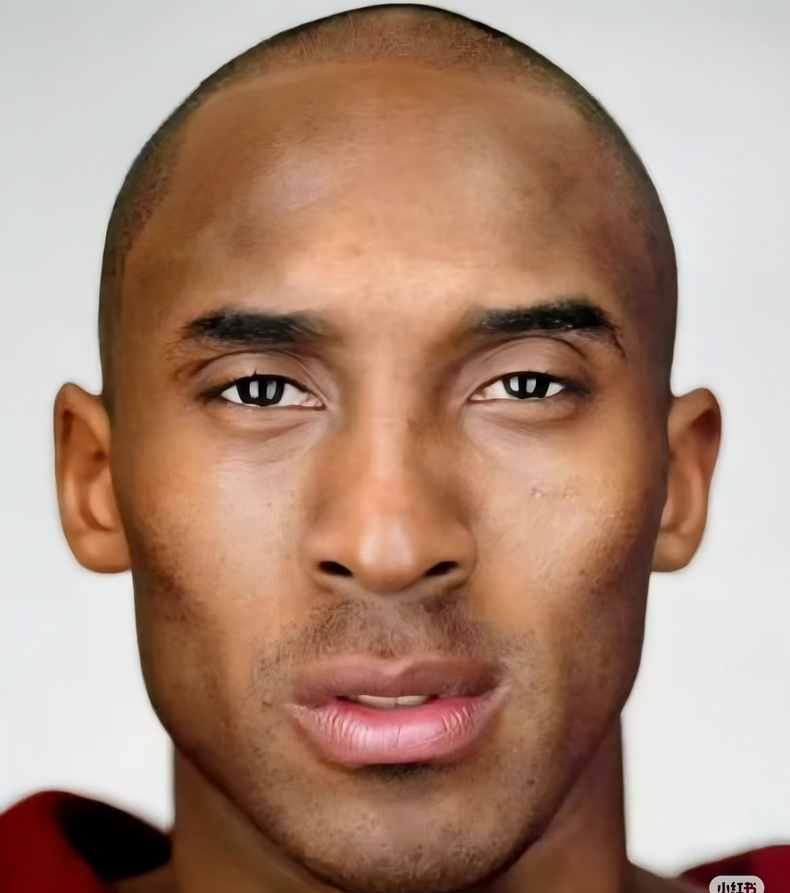
#> input picture data/original_images/image10.jpg, 790 x 893 px, shrunk from 1170 x 1322 before the run
$ python -i hair_refine.py   (imports and definitions only)   (older library calls are emulated)
#> lines starting #> are read from the running program, lines starting #| are printed output that depends on the picture
# -*- coding: utf-8 -*-
"""
Step 3 — 头发精修算法 (Frangi + Gabor + 各向异性扩展)

核心思想:
  传统形态学膨胀会无差别扩展所有方向, 导致白边。
  本算法只在"确实有头发"的位置做有距离上限的定向扩展。

三通道检测:
  1. Frangi Vesselness (Frangi 1998):
     Hessian 特征值识别管状/线状结构 — 发丝 = λ1≈0(沿发丝) + λ2>0(横跨发丝)
     与斑点/角点有本质区别。

  2. Gabor 滤波器组:
     多方向纹理验证。头发有强方向性(max >> mean), 非头发纹理均匀。

  3. 软颜色似然:
     深色头发: darkness² + desaturation
     浅色/灰白头发: Lab 中性灰 + 高明度

融合策略:
  confidence = frangi × (0.3 × directionality + 0.7 × dark_color)
  → 乘性门控: 只有几何+纹理+颜色三者同时满足的才是头发

各向异性扩展:
  强头发(confidence≈1) → 扩展最多 12px
  弱头发(confidence≈0.05) → 扩展约 3px
  非头发(confidence≈0) → 不扩展
"""

import cv2
import numpy as np
from step3_morphology.guided_filter import guided_filter


# ==================== Frangi Vesselness ====================

def _compute_hessian_eigenvalues(gray_f32, sigma):
    """多尺度 σ 下计算 Hessian 矩阵的解析特征值 (λ1, λ2)"""
    ksize = int(2 * 3 * sigma + 1) | 1
    ksize = max(ksize, 3)

    smoothed = cv2.GaussianBlur(gray_f32, (ksize, ksize), sigma)
    Ix = cv2.Sobel(smoothed, cv2.CV_32F, 1, 0, ksize=3)
    Iy = cv2.Sobel(smoothed, cv2.CV_32F, 0, 1, ksize=3)
    Ixx = cv2.GaussianBlur(cv2.Sobel(Ix, cv2.CV_32F, 1, 0, ksize=3),
                           (ksize, ksize), sigma)
    Ixy = cv2.GaussianBlur(cv2.Sobel(Ix, cv2.CV_32F, 0, 1, ksize=3),
                           (ksize, ksize), sigma)
    Iyy = cv2.GaussianBlur(cv2.Sobel(Iy, cv2.CV_32F, 0, 1, ksize=3),
                           (ksize, ksize), sigma)

    trace = Ixx + Iyy
    det = Ixx * Iyy - Ixy * Ixy
    sqrt_disc = np.sqrt(np.maximum(trace * trace - 4.0 * det, 0.0))

    return 0.5 * (trace - sqrt_disc), 0.5 * (trace + sqrt_disc)


def frangi_vesselness(gray, sigmas=None, beta=0.5, c=None):
    """
    多尺度 Frangi 管状结构检测。

    Rb = |λ1|/|λ2| → 0=线状, 1=斑点
    S  = √(λ1²+λ2²) → 结构强度
    V  = exp(-Rb²/2β²) × (1-exp(-S²/2c²))  仅当 λ2>0

    Args:
        gray:   灰度图 (uint8, 0-255)
        sigmas: 尺度列表, 默认 [0.5, 1.0, 1.5, 2.0]
        beta:   线状选择性 (越小越严)
        c:      噪声抑制阈值 (自适应)

    Returns: vesselness (float32, 0~1)
    """
    if sigmas is None:
        sigmas = [0.5, 1.0, 1.5, 2.0]

    gray_f = gray.astype(np.float32)
    H, W = gray_f.shape
    vesselness = np.zeros((H, W), dtype=np.float32)

    for sigma in sigmas:
        lambda1, lambda2 = _compute_hessian_eigenvalues(gray_f, sigma)

        eps = 1e-8
        Rb = np.abs(lambda1) / (np.abs(lambda2) + eps)
        S = np.sqrt(lambda1 * lambda1 + lambda2 * lambda2)

        c_val = 0.5 * np.max(S) if c is None else c
        c_val = max(c_val, 1.0)

        v = np.where(lambda2 > 0,
                     np.exp(-Rb * Rb / (2.0 * beta * beta)) *
                     (1.0 - np.exp(-S * S / (2.0 * c_val * c_val))),
                     0.0)
        vesselness = np.maximum(vesselness, v)

    vmax = vesselness.max()
    if vmax > 0:
        vesselness /= vmax
    return vesselness.astype(np.float32)


# ==================== Gabor 滤波器组 ====================

# [183 lines left out: functions gabor_texture_response, hair_color_likelihood, compute_hair_confidence, expand_mask_along_hair, hair_refine, not called in this run]

>>> import cv2
>>> picture = cv2.imread('../data/original_images/image10.jpg', cv2.IMREAD_GRAYSCALE)
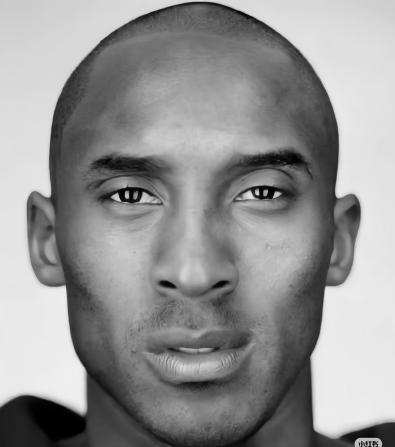
#> picture: shape (893, 790) (shown at 1/2 size); min 0, max 240, mean 147.1
>>> result = frangi_vesselness(picture)
#> the loop in frangi_vesselness, `for sigma in sigmas:` made 4 passes
#> c_val on passes 1 to 4: 2124.3, 779.8, 415.4, 289.4
#> pass 1, in _compute_hessian_eigenvalues, `Ix = cv2.Sobel(smoothed, cv2.CV_32F, 1, 0, ksize=3)`:
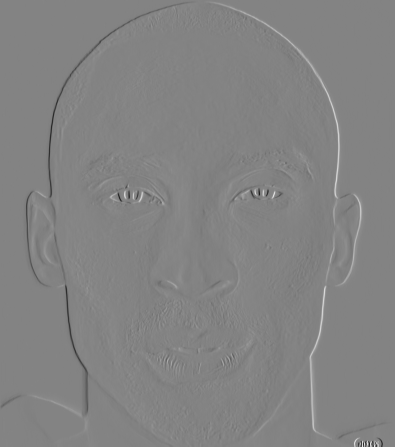
#> Ix: shape (893, 790) float32 (shown at 1/2 size); min -717.9, max 676.5, mean 0.1; drawn with min black and max white
#> pass 1, in _compute_hessian_eigenvalues, `Iy = cv2.Sobel(smoothed, cv2.CV_32F, 0, 1, ksize=3)`:
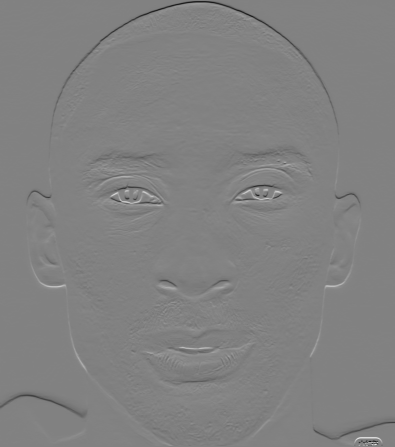
#> Iy: shape (893, 790) float32 (shown at 1/2 size); min -672.4, max 648.3, mean -1.4; drawn with min black and max white
#> after the loop in frangi_vesselness, `for sigma in sigmas:`:
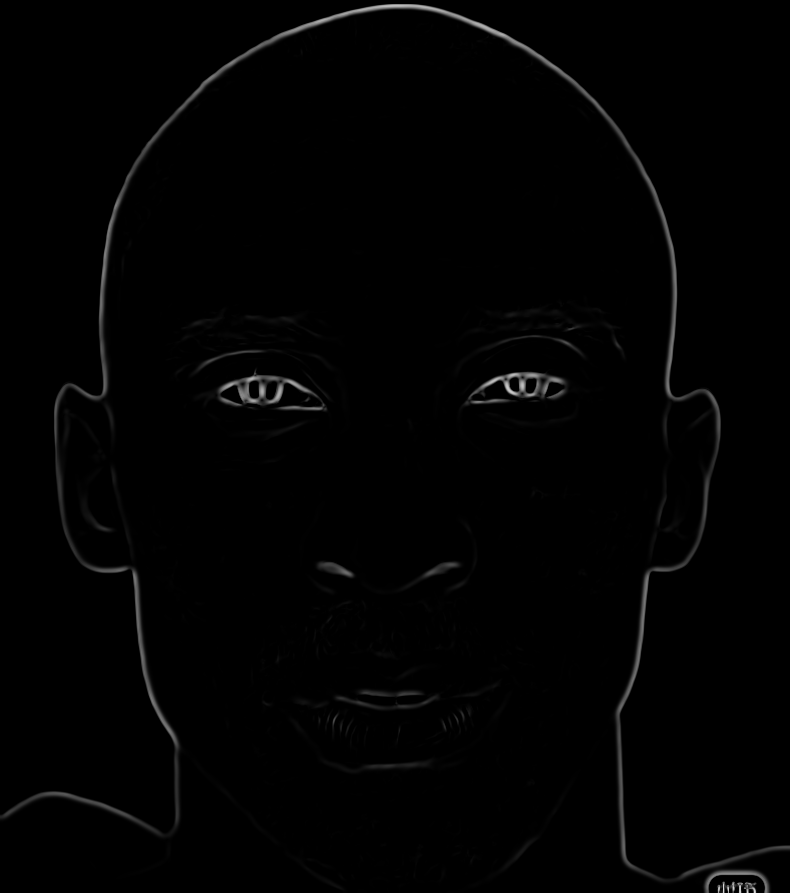
#> vesselness: shape (893, 790) float32; min 0, max 0.853, mean 0.00901
#> in frangi_vesselness, `vmax = vesselness.max()`: vmax = 0.853

$ run again, on data/original_images/image13.jpg
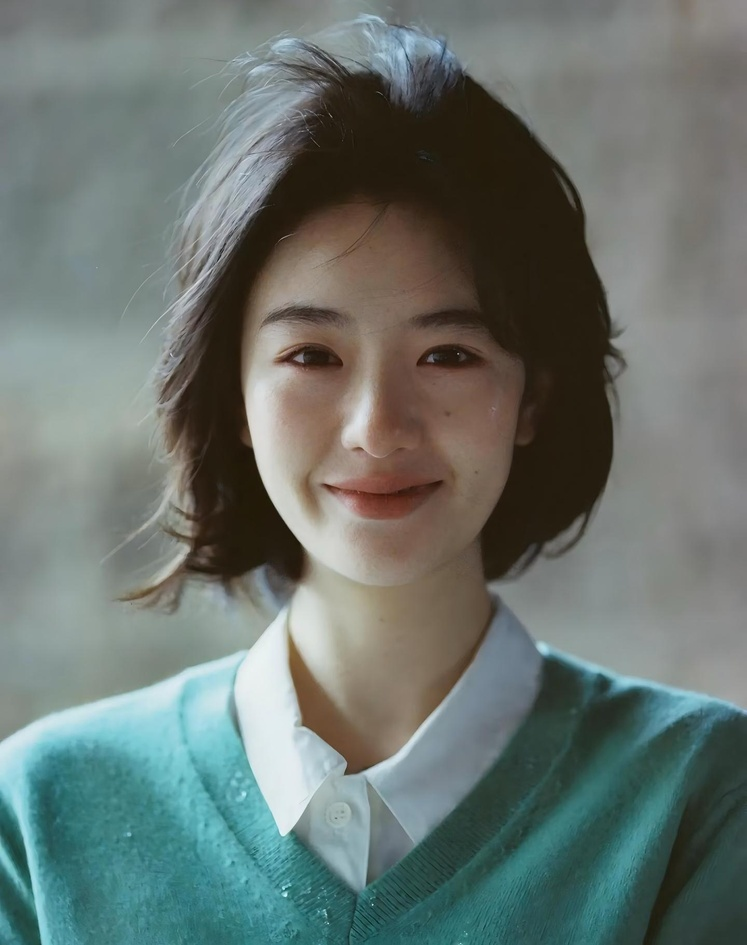
#> input picture data/original_images/image13.jpg, 747 x 945 px, shrunk from 1440 x 1823 before the run
#> the loop in frangi_vesselness, `for sigma in sigmas:` made 4 passes
#> c_val on passes 1 to 4: 1159.4, 547.9, 259.5, 158.1
#> pass 1, in _compute_hessian_eigenvalues, `Ixx = cv2.GaussianBlur(cv2.Sobel(Ix, cv2.CV_32F, 1, 0, ksize=3), (ksiz..`:
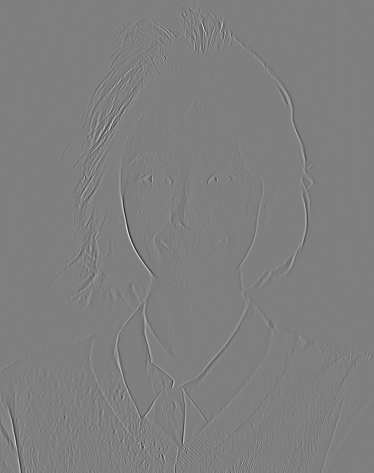
#> Ixx: shape (945, 747) float32 (shown at 1/2 size); min -1907, max 1907.9, mean 0; drawn with min black and max white
#> after the loop in frangi_vesselness, `for sigma in sigmas:`:
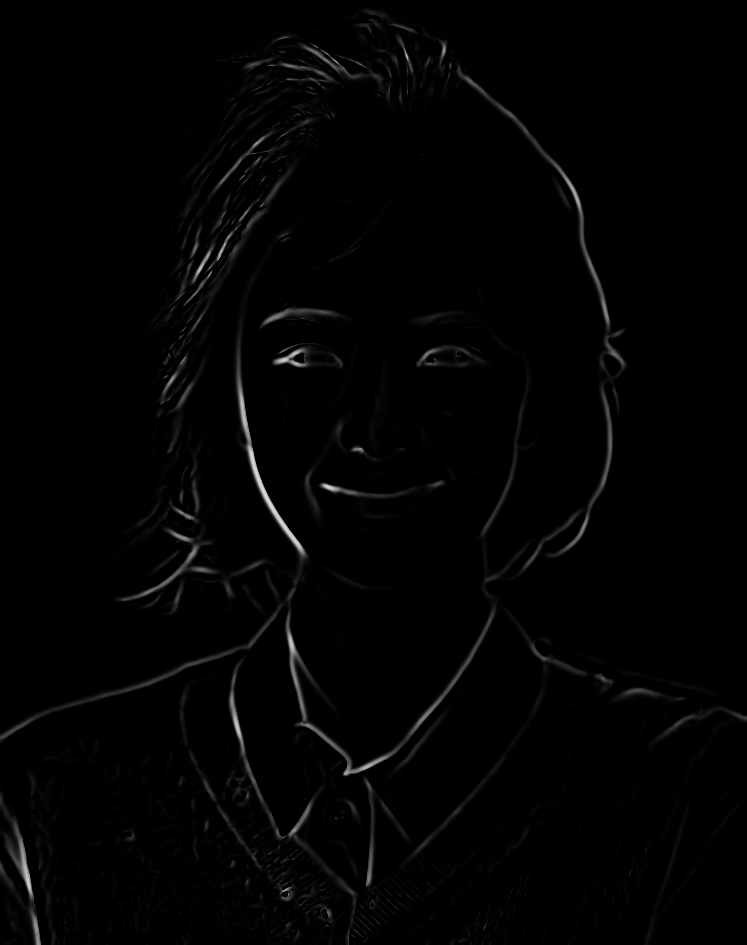
#> vesselness: shape (945, 747) float32; min 0, max 0.858, mean 0.0119
#> vmax = 0.858

$ run again, on data/original_images/image2.jpg
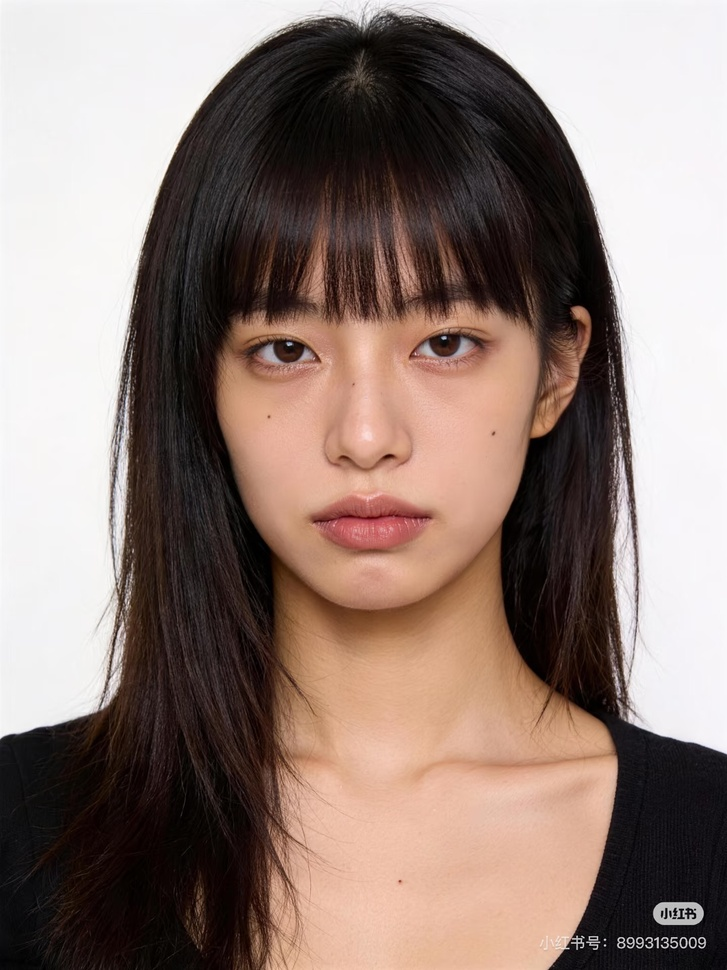
#> input picture data/original_images/image2.jpg, 727 x 970 px, shrunk from 1440 x 1920 before the run
#> the loop in frangi_vesselness, `for sigma in sigmas:` made 4 passes
#> c_val on passes 1 to 4: 2233.1, 768.4, 431.4, 277.9
#> pass 1, in _compute_hessian_eigenvalues, `Iy = cv2.Sobel(smoothed, cv2.CV_32F, 0, 1, ksize=3)`:
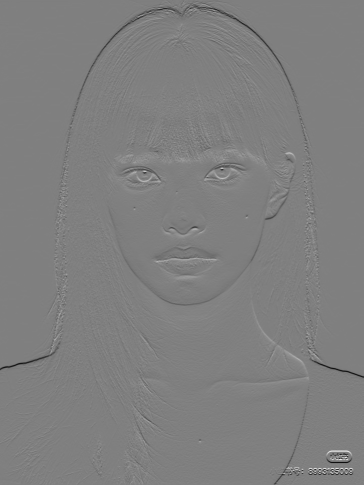
#> Iy: shape (970, 727) float32 (shown at 1/2 size); min -666.5, max 663.1, mean -1.3; drawn with min black and max white
#> after the loop in frangi_vesselness, `for sigma in sigmas:`:
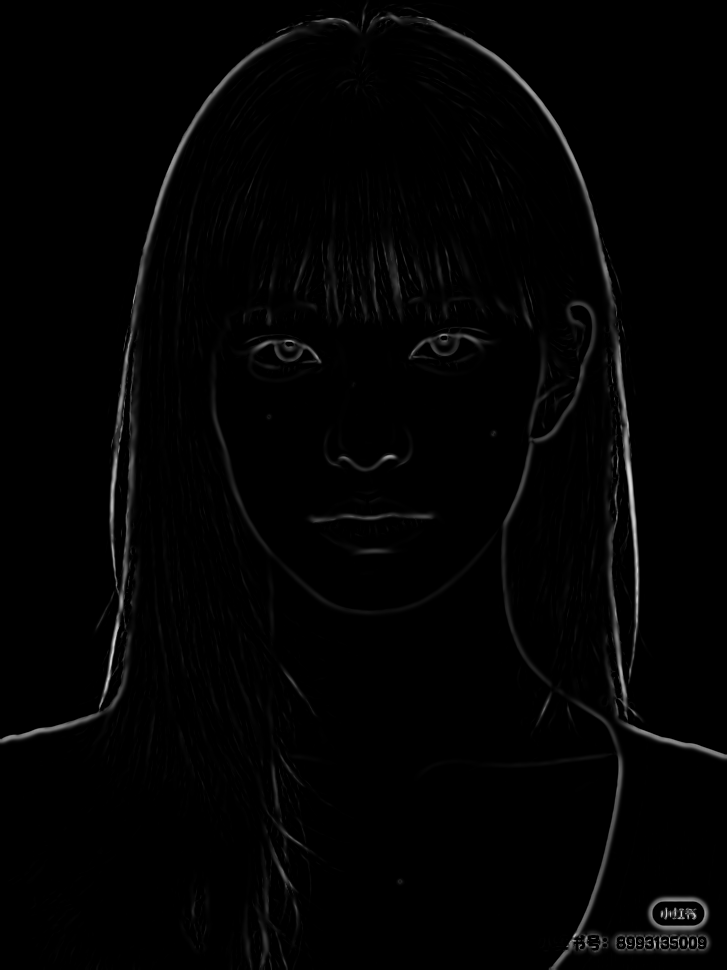
#> vesselness: shape (970, 727) float32; min 0, max 0.864, mean 0.0128
#> vmax = 0.864
